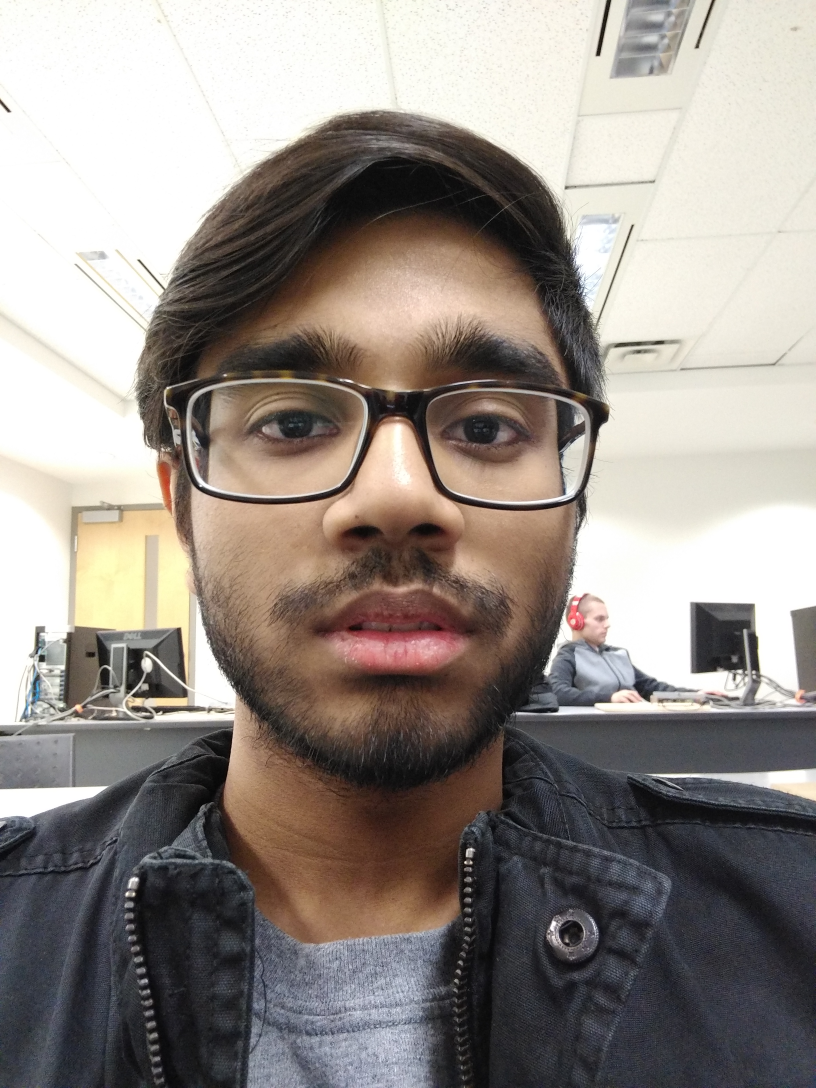
//> input picture Open/testface.jpg, 2448 x 3264 px, given in place of video, which was not available (shown at 1/3 size)
$ ./Source   (built with g++ and OpenCV 4)
//> lines starting //> are read from the running program, lines starting //| are printed output that depends on the picture; pictures that were not available may be replaced by others from this repository, and a replacement may not be noted
#include <opencv2/opencv.hpp>
#include <opencv2/objdetect/objdetect.hpp>
#include <opencv2/highgui/highgui.hpp>
#include <opencv2/imgproc/imgproc.hpp>
#include <opencv2/features2d/features2d.hpp>
#include <iostream>
#include<stdio.h>
#include <windows.h>

using namespace cv;
using namespace std;

bool checkForBurryImage(cv::Mat matImage) {

	cv::Mat finalImage;
	cv::Mat matImageGrey;
	cv::cvtColor(matImage, matImageGrey, CV_BGRA2GRAY);
	matImage.release();

	cv::Mat newEX;
	const int MEDIAN_BLUR_FILTER_SIZE = 15; // odd number
	cv::medianBlur(matImageGrey, newEX, MEDIAN_BLUR_FILTER_SIZE);
	matImageGrey.release();

	cv::Mat laplacianImage;
	cv::Laplacian(newEX, laplacianImage, CV_8U); // CV_8U
	newEX.release();

	cv::Mat laplacianImage8bit;
	laplacianImage.convertTo(laplacianImage8bit, CV_8UC1);
	laplacianImage.release();
	cv::cvtColor(laplacianImage8bit, finalImage, CV_GRAY2BGRA);
	laplacianImage8bit.release();

	int rows = finalImage.rows;
	int cols = finalImage.cols;
	char *pixels = reinterpret_cast<char *>(finalImage.data);
	int maxLap = -16777216;
	for (int i = 0; i < (rows*cols); i++) {
		if (pixels[i] > maxLap)
			maxLap = pixels[i];
	}

	int soglia = -6118750;

	pixels = NULL;
	finalImage.release();

	BOOL isBlur = (maxLap < 115) ? FALSE : TRUE;
	return isBlur;
}

int main(int, char**) {

	VideoCapture vcap;
	Mat image, image_gray, LaplaceImage;
	vector<Rect> faces;
	bool isBlur;
	//Getting current path
	DWORD nBufferLength = MAX_PATH;
	char szCurrentDirectory[MAX_PATH + 1];
	char fileName[] = "\\image.jpg";
	GetCurrentDirectory(nBufferLength, szCurrentDirectory);
	strcat(szCurrentDirectory, fileName);

	CascadeClassifier face_cascade;
	CascadeClassifier eye_cascade;
	face_cascade.load("C:/opencv/data/haarcascades/haarcascade_frontalface_alt2.xml");
	eye_cascade.load("C:/opencv/data/haarcascades/haarcascade_eye.xml");

	// This works on a D-Link CDS-932L
	const string videoStreamAddress = "http://192.168.43.1:8080/video";

	//open the video stream and make sure it's opened
	if (!vcap.open(videoStreamAddress)) {
		cout << "Error opening video stream or file" << endl;

		return -1;
	}

	faceDetection:
		for (;;) {
			if (!vcap.read(image)) {
				cout << "No frame" << endl;
				waitKey();
			}
//> image is the input picture: 3264 rows x 2448 cols, CV_8UC3; mean B, G, R 135.5, 141.2, 149
		imageOpen:
			imshow("Open!", image);
			face_cascade.detectMultiScale(image, faces, 1.5, 3, 0 | CV_HAAR_SCALE_IMAGE);
//> faces = 1 Rect (x, y, width, height): [309, 531, 1730, 1730]
			for (size_t i = 0; i<faces.size(); i++) {
				size_t value = 1;
				cout << "Detecting Face RN" << endl;
				rectangle(image, faces[i], Scalar(0, 125, 165), 2, 8, 0);
				imshow("Open!", image);
					imwrite(szCurrentDirectory, image);
					isBlur = checkForBurryImage(image);
					if (!isBlur) {
						cout << "Comparing" << endl;
						system("node index.js");
						goto finish;
					}
			}
//> this loop made 1 pass
//| Detecting Face RN
//> pass 1, `imshow("Open!", image);`:
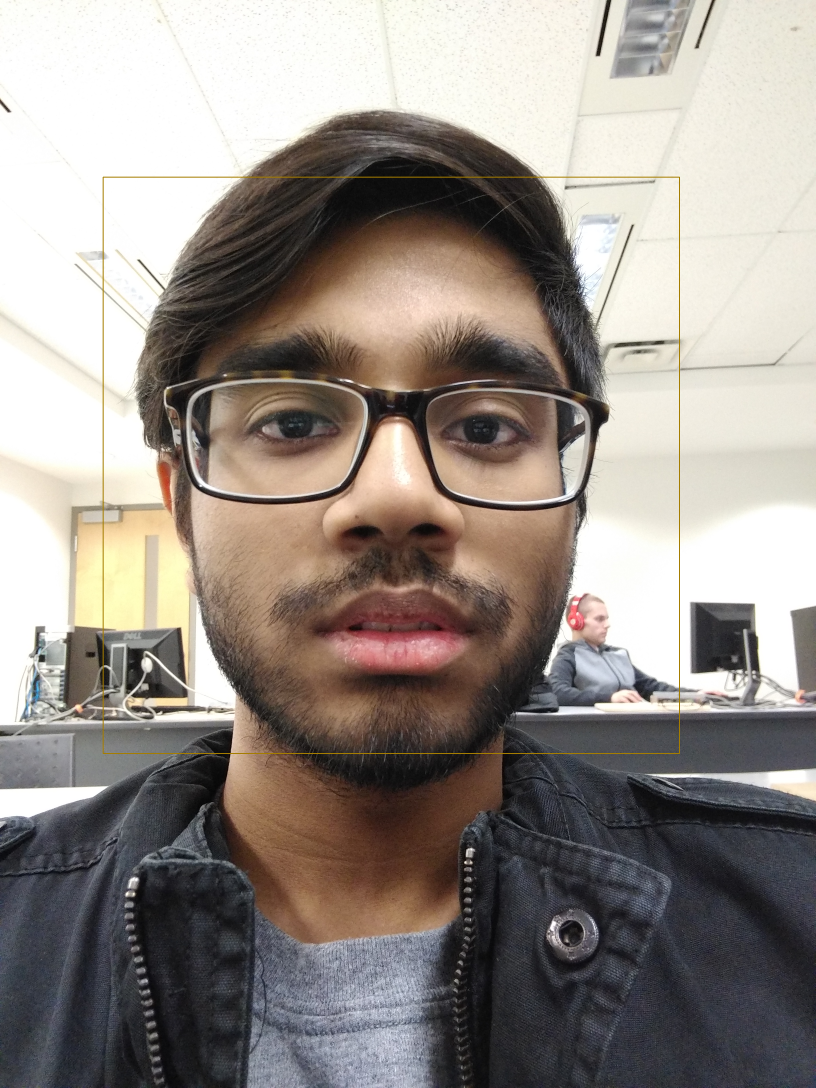
//> window 'Open!': 3264 rows x 2448 cols, CV_8UC3 (shown at 1/3 size); mean B, G, R 135.1, 141.1, 149
//> pass 1, in checkForBurryImage, `cv::cvtColor(matImage, matImageGrey, CV_BGRA2GRAY);`:
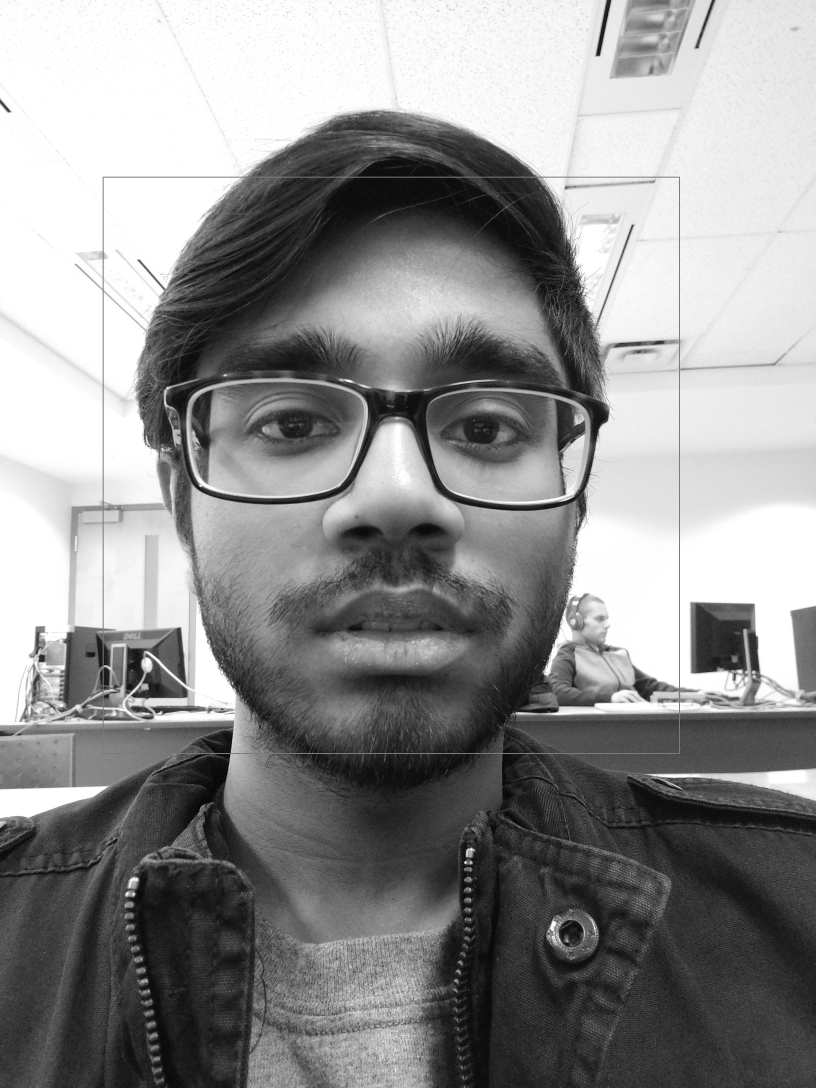
//> matImageGrey: 3264 rows x 2448 cols, CV_8UC1 (shown at 1/3 size); min 0, max 255, mean 142.8
//> pass 1, in checkForBurryImage, `cv::Laplacian(newEX, laplacianImage, CV_8U);`:
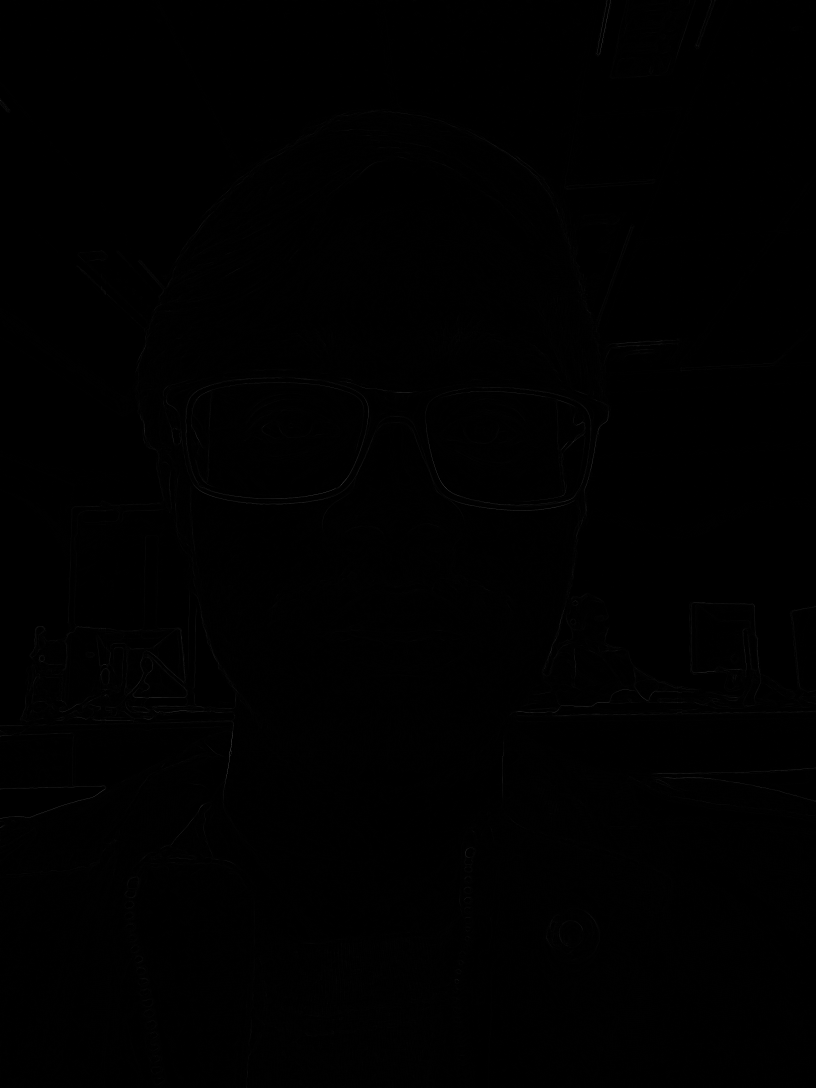
//> laplacianImage: 3264 rows x 2448 cols, CV_8UC1 (shown at 1/3 size); min 0, max 193, mean 0.6
			if (faces.size() == 0) {
				cout << "No face detected" << endl;
			}
			waitKey(1);
		}

	finish:
		waitKey(0);
}

$ run again, on Open/Spiderman.jpg
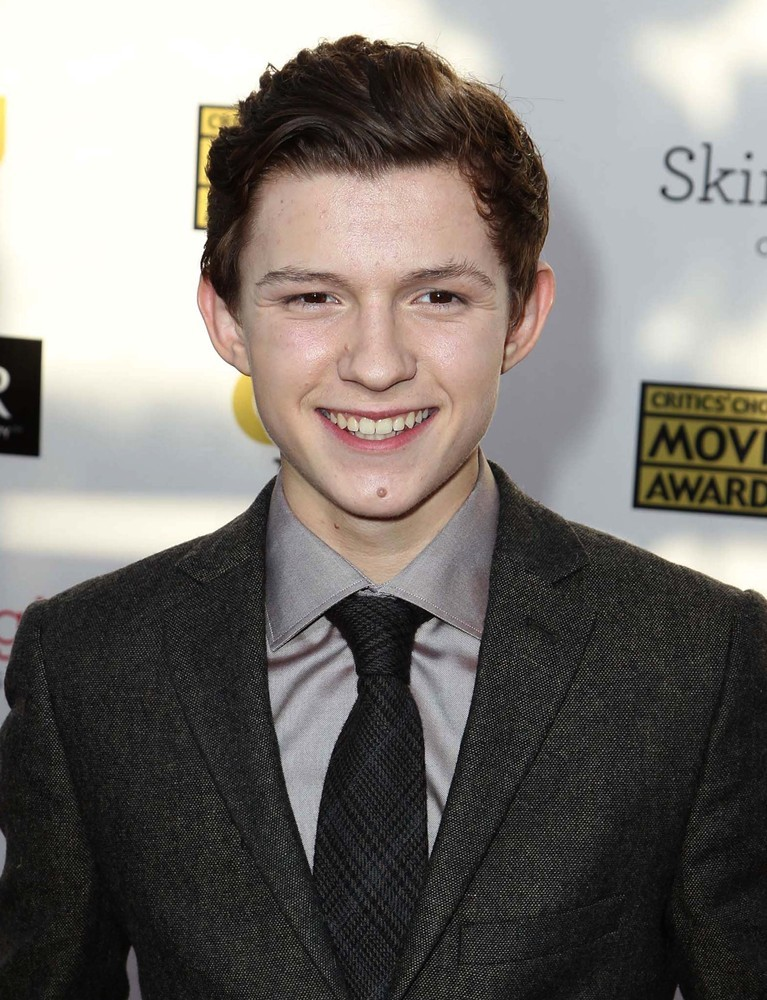
//> input picture Open/Spiderman.jpg, 767 x 1000 px, given in place of video, which was not available
//> image is the input picture: 1000 rows x 767 cols, CV_8UC3; mean B, G, R 111.7, 116.1, 120.8
//> faces = 1 Rect (x, y, width, height): [211, 169, 342, 342]
//> the loop `for (size_t i = 0; i<faces.size(); i++)` made 1 pass
//> (printed output is left out)
//> pass 1, in checkForBurryImage, `cv::cvtColor(matImage, matImageGrey, CV_BGRA2GRAY);`:
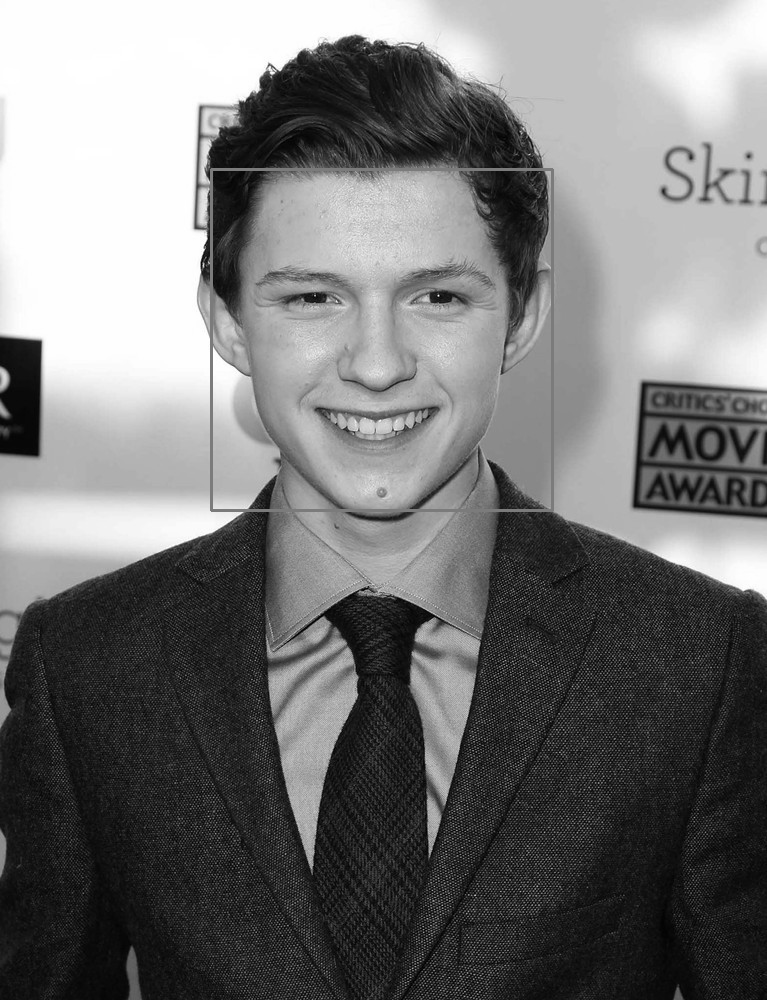
//> matImageGrey: 1000 rows x 767 cols, CV_8UC1; min 0, max 255, mean 117
//> pass 1, in checkForBurryImage, `cv::medianBlur(matImageGrey, newEX, MEDIAN_BLUR_FILTER_SIZE);`:
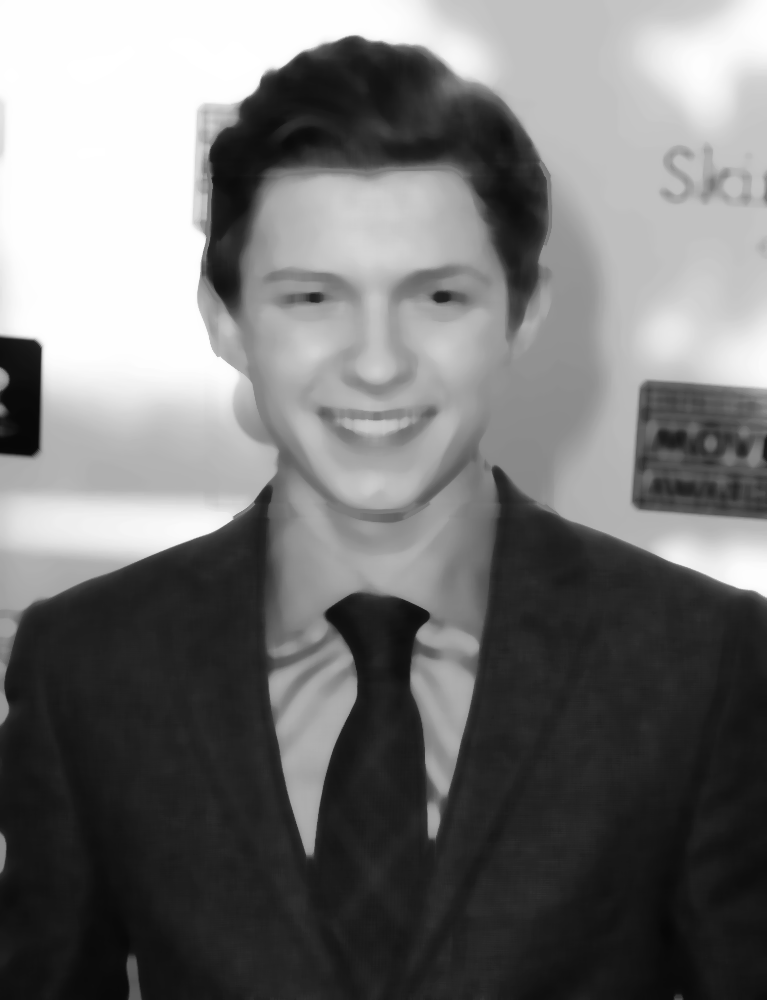
//> newEX: 1000 rows x 767 cols, CV_8UC1; min 7, max 255, mean 116.3
